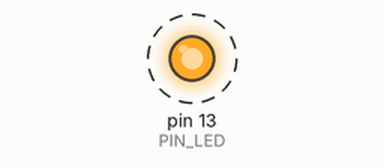
Simulated run of this sketch. Board: Arduino Uno, built with avr-gcc and run on an emulated ATmega328P. Parts: output pins drawn as LEDs (lit = HIGH). Dashed ring = blinking. What the sketch prints to the serial monitor is not drawn.

Above: at 0.5 s.
Timing chart, 0 to 4.6 s (numbered marks = the images above):
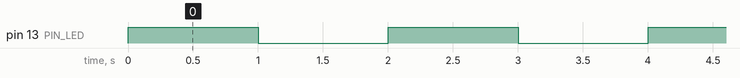

Measured:
- by itself, pin 13 (PIN_LED): alternates HIGH for 1.0 s and LOW for 1.0 s

The sketch:

serial-01.ino
```cpp
//https://www.tinkercad.com/things/jGABZulqmwQ-uso-monitor-serial?sharecode=ot4wwqWvbAvcWi3wdVR2ZImWHdCRMA4-alIxOme4gvg

const int PIN_LED = 13;
void setup() {
  // put your setup code here, to run once:
  Serial.begin(9600);
  pinMode(PIN_LED, OUTPUT);
}

void loop() {
  // put your main code here, to run repeatedly:
  digitalWrite(PIN_LED, HIGH);
  Serial.println("ENCENDIDO");
  delay(1000);
  digitalWrite(PIN_LED, LOW);
  Serial.println("APAGADO");
  delay(1000);
}
```
